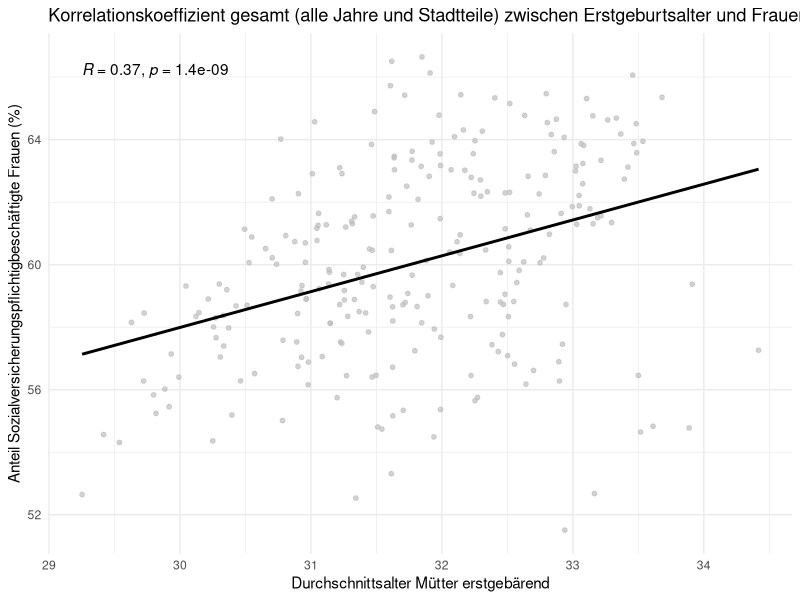
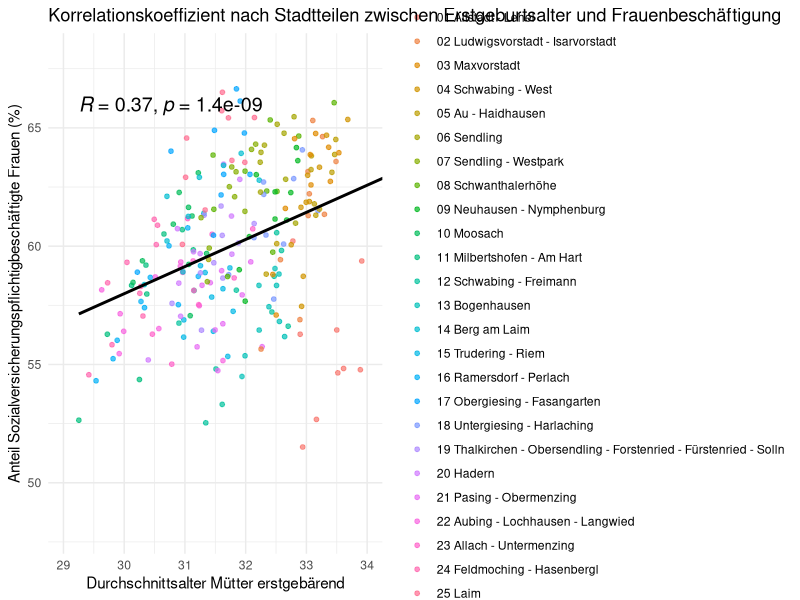
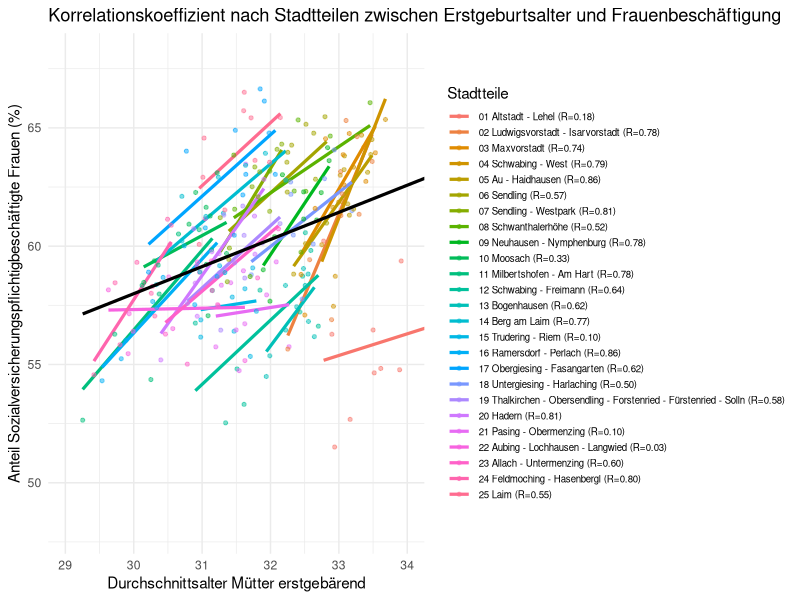
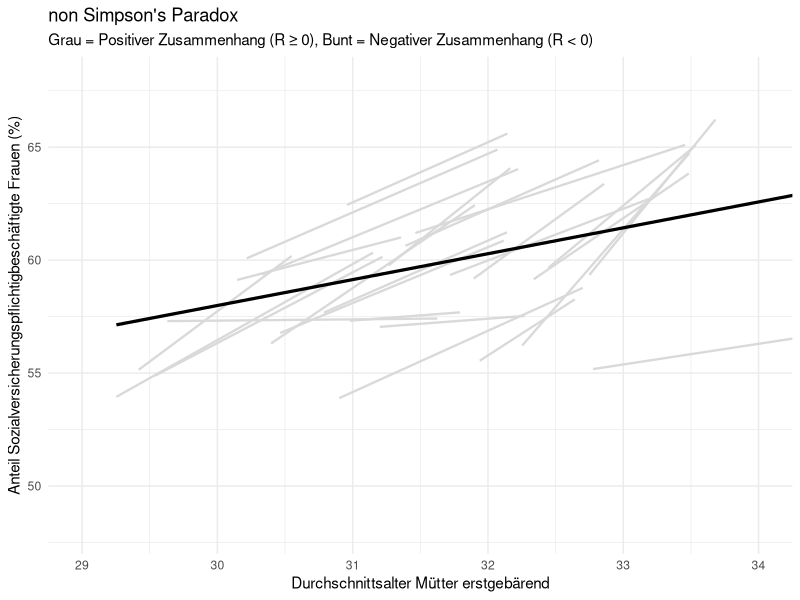
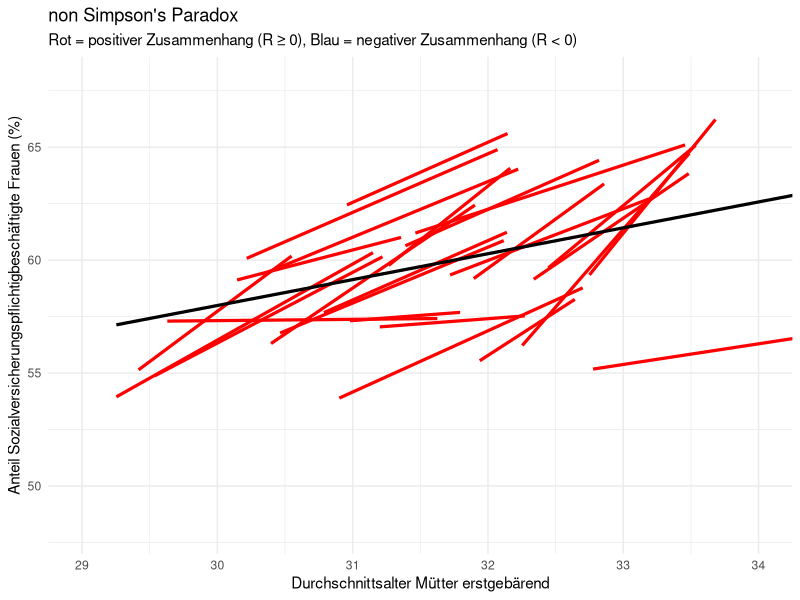

Generate these figures, in order, with R:
library(readxl)
library(tidyverse)
library(ggpubr)
library(ggplot2)

export_be <- read_excel("data/raw/export_be.xlsx")
be_sheet <- read_excel("data/raw/export_be.xlsx", sheet = "BEVÖLKERUNG")

export_ar <- read_excel("data/raw/export_ar.xlsx")
ar_sheet <- read_excel("data/raw/export_ar.xlsx", sheet = "ARBEITSMARKT")

all_districts_and_city <- be_sheet %>%
  filter(
    Indikator == "Durchschnittsalter Mütter erstgebärend",
    Ausprägung == "insgesamt"
  ) %>%
  mutate(
    mean_age = `Basiswert 1` / `Basiswert 2` 
  )

Sozialversicherungspflichtig_Beschäftigte_anteil_frau <- ar_sheet %>%
  filter(
    Indikator == "Sozialversicherungspflichtig Beschäftigte - Anteil",
    Ausprägung == "weiblich"
  ) %>%
  mutate(
    anteil = 100 * `Basiswert 1` / `Basiswert 2`
  )

korrelations_daten <- inner_join(
  all_districts_and_city, 
  Sozialversicherungspflichtig_Beschäftigte_anteil_frau, 
  by = c("Raumbezug", "Jahr")
)

korrelations_daten_clean <- korrelations_daten %>%
  filter(Raumbezug != "Stadt München")

ggplot(korrelations_daten_clean, aes(x = mean_age, y = anteil)) +
  geom_point(size = 1.3, color = "grey", alpha = 0.7) +
  geom_smooth(method = "lm", color = "black", se = FALSE, linewidth = 1) +
  stat_cor(label.x.npc = "left", label.y.npc = "top") + # Spearmans Rho als Standard
  labs(
    title = "Korrelationskoeffizient gesamt (alle Jahre und Stadtteile) zwischen Erstgeburtsalter und Frauenbeschäftigung",
    x = "Durchschnittsalter Mütter erstgebärend",
    y = "Anteil Sozialversicherungspflichtigbeschäftigte Frauen (%)"
  ) +
  theme_minimal()

# ----------------------------------------------------------------------------------
ggplot(korrelations_daten_clean, aes(x = mean_age, y = anteil)) +
  geom_point(aes(color = Raumbezug), 
             size = 1.3,     
             alpha = 0.7) +   
  geom_smooth(method = "lm", color = "black", se = FALSE, linewidth = 1) +
  stat_cor(
    label.x.npc = "left",   
    label.y.npc = "top",    
    color = "black",
    size = 5
  ) + 
  # X- und Y-Limits angepasst für die Altersdaten
  coord_cartesian(xlim = c(29, 34), ylim = c(48, 68)) + 
  labs(
    title = "Korrelationskoeffizient nach Stadtteilen zwischen Erstgeburtsalter und Frauenbeschäftigung",
    x = "Durchschnittsalter Mütter erstgebärend",
    y = "Anteil Sozialversicherungspflichtigbeschäftigte Frauen (%)",
    color = "Stadtteile" 
  ) +
  guides(color = guide_legend(ncol = 1)) + 
  theme_minimal()

# -----------------------------------------------------------------------
plot_data_final <- korrelations_daten_clean %>%
  group_by(Raumbezug) %>%
  mutate(
    r = cor(mean_age, anteil, use = "complete.obs"),
    r_label = sprintf("(R=%.2f)", r),
    Raumbezug_Label = paste(Raumbezug, r_label, sep = " ") # Stadtteil und R-Wert für die Legende
  ) %>%
  ungroup()

all_labels <- sort(unique(plot_data_final$Raumbezug_Label))
all_colors <- scales::hue_pal()(length(all_labels))
stadtteil_palette <- all_colors
names(stadtteil_palette) <- all_labels

ggplot(plot_data_final, aes(x = mean_age, y = anteil)) +
  geom_smooth(aes(color = Raumbezug_Label, group = Raumbezug_Label),
              method = "lm", se = FALSE, linewidth = 1.1, alpha = 0.8) +
  geom_point(aes(color = Raumbezug_Label), size = 1.1, alpha = 0.5) +
  geom_smooth(aes(group = 1), method = "lm", color = "black", linewidth = 1.1, se = FALSE) +
  scale_color_manual(values = stadtteil_palette) +
  labs(
    title = "Korrelationskoeffizient nach Stadtteilen zwischen Erstgeburtsalter und Frauenbeschäftigung",
    x = "Durchschnittsalter Mütter erstgebärend",
    y = "Anteil Sozialversicherungspflichtigbeschäftigte Frauen (%)",
    color = "Stadtteile" 
  ) +
  coord_cartesian(xlim = c(29, 34), ylim = c(48, 68)) +
  theme_minimal() +
  theme(
    legend.text = element_text(size = 7),
    legend.key.height = unit(0.4, "cm")
  ) +
  guides(color = guide_legend(ncol = 1))

# ----------------------------------------------------------------------
r_werte_check <- korrelations_daten_clean %>%
  group_by(Raumbezug) %>%
  summarise(
    r_wert = cor(mean_age, anteil)
  ) %>%
  mutate(
    is_negative = r_wert < 0,
    Raumbezug_Label = paste0(Raumbezug, " (R=", round(r_wert, 2), ")")
  )

plot_data_highlight <- korrelations_daten_clean %>%
  left_join(r_werte_check, by = "Raumbezug")

ggplot(plot_data_highlight, aes(x = mean_age, y = anteil)) +
  geom_smooth(
    data = subset(plot_data_highlight, is_negative == FALSE),
    aes(group = Raumbezug), 
    method = "lm", 
    se = FALSE, 
    color = "grey85", 
    linewidth = 0.8,
    alpha = 0.5
  ) +
  geom_smooth(
    data = subset(plot_data_highlight, is_negative == TRUE),
    aes(color = Raumbezug_Label, group = Raumbezug), 
    method = "lm", 
    se = FALSE, 
    linewidth = 1.1, 
    alpha = 1
  ) +
  geom_smooth(
    aes(group = 1), 
    method = "lm", 
    color = "black", 
    linewidth = 1.1, 
    se = FALSE
  ) +
  scale_color_manual(values = stadtteil_palette) +
  labs(
    title = "non Simpson's Paradox",
    subtitle = "Grau = Positiver Zusammenhang (R ≥ 0), Bunt = Negativer Zusammenhang (R < 0)",
    x = "Durchschnittsalter Mütter erstgebärend",
    y = "Anteil Sozialversicherungspflichtigbeschäftigte Frauen (%)",
    color = "Stadtteile mit R < 0" 
  ) +
  coord_cartesian(xlim = c(29, 34), ylim = c(48, 68)) +
  theme_minimal() +
  theme(legend.position = "right")

# -------------------------------------------------------------------------
plot_data_colored <- korrelations_daten_clean %>%
  group_by(Raumbezug) %>% 
  mutate(
    r_wert = cor(mean_age, anteil),
    trend_richtung = ifelse(r_wert >= 0, "positiv", "negativ") 
  ) %>%
  ungroup() 

ggplot(plot_data_colored, aes(x = mean_age, y = anteil)) +
  geom_smooth(
    aes(
      color = trend_richtung,  
      group = Raumbezug            
    ), 
    method = "lm", 
    se = FALSE, 
    linewidth = 1.1,    
    alpha = 0.6          
  ) +
  geom_smooth(aes(group = 1), method = "lm", color = "black", linewidth = 1.1, se = FALSE) +
  scale_color_manual(values = c(
    "positiv" = "red", 
    "negativ" = "blue"  
  )) +
  labs(
    title = "non Simpson's Paradox",
    subtitle = "Rot = positiver Zusammenhang (R ≥ 0), Blau = negativer Zusammenhang (R < 0)",
    x = "Durchschnittsalter Mütter erstgebärend",
    y = "Anteil Sozialversicherungspflichtigbeschäftigte Frauen (%)"
  ) +
  coord_cartesian(xlim = c(29, 34), ylim = c(48, 68)) +
  theme_minimal() +
  theme(legend.position = "none")
